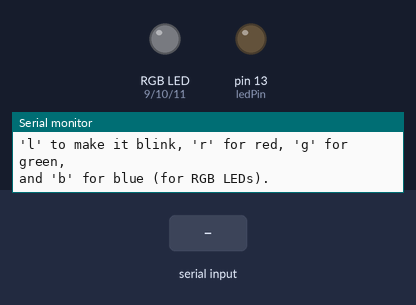
Bench run of a sketch on a simulated Arduino Uno, built with avr-gcc and run on an emulated ATmega328P. Parts: an RGB LED mixed from three pins (HIGH = lit), output pins drawn as LEDs (lit = HIGH), the last lines printed to the serial monitor. The test bench sets the inputs (shaded band).

Above: at 1.3 s.
1.4 s: "l" received over Serial
At 2.2 s:
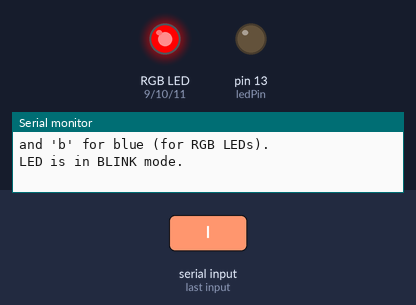
4.4 s: "b" received over Serial
At 5.6 s:
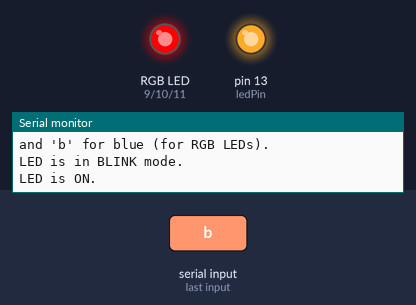
5.9 s: "g" received over Serial
At 6.9 s:
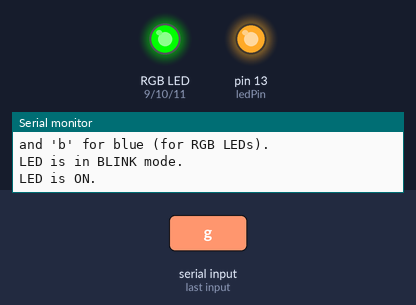
7.4 s: "l" received over Serial
At 8.8 s:
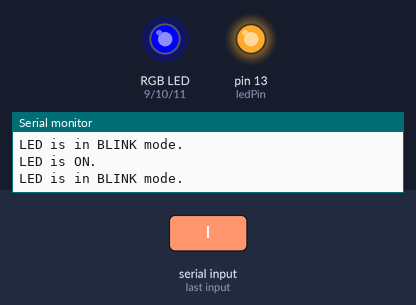
10.4 s: "r" received over Serial
At 11.5 s:
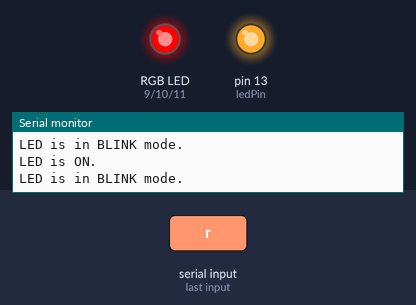
Timing chart, 0 to 12.9 s (numbered marks = the images above; inputs shaded):
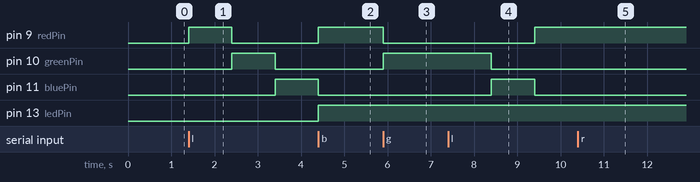

The sketch:

BlinkContoller.ino
```cpp
/*
  Merged Blink Controller with Color Changing

  Examples using the character Blink Controller.
  Send letter 'b' to turn the LED on, 'q' to turn it off, 'l' to make it blink,
  'r' for red, 'g' for green, and 'b' for blue (for RGB LEDs).

  created 20 Sep 2023
  by Collins Omondi

  This example code is available on GitHub:
  https://github.com/C-o-m-o-n/blinkController
*/

const int ledPin = LED_BUILTIN; // Replace with your LED pin
const int redPin = 9;           // Red pin of the RGB LED
const int greenPin = 10;        // Green pin of the RGB LED
const int bluePin = 11;         // Blue pin of the RGB LED
bool ledState = LOW;
bool blinkMode = false;
unsigned long previousMillis = 0;
const long interval = 1000; // Blink interval in milliseconds

void setup() {
  Serial.begin(9600);
  pinMode(ledPin, OUTPUT);
  pinMode(redPin, OUTPUT);
  pinMode(greenPin, OUTPUT);
  pinMode(bluePin, OUTPUT);
  Serial.println("Hello, welcome to the Blink Controller!\n");
  Serial.println("Send 'b' to turn the LED on, 'q' to turn it off,");
  Serial.println("'l' to make it blink, 'r' for red, 'g' for green,");
  Serial.println("and 'b' for blue (for RGB LEDs).\n");
}

void loop() {
  if (Serial.available() > 0) {
    char thisChar = Serial.read();
    thisChar = toLowerCase(thisChar); // Convert to lowercase for case-insensitivity

    if (thisChar == 'b') {
      digitalWrite(ledPin, HIGH);
      ledState = HIGH;
      Serial.println("LED is ON.\n");
      blinkMode = false;
    } else if (thisChar == 'q') {
      digitalWrite(ledPin, LOW);
      ledState = LOW;
      Serial.println("LED is OFF.\n");
      blinkMode = false;
    } else if (thisChar == 'l') {
      Serial.println("LED is in BLINK mode.\n");
      blinkMode = true;
    } else if (thisChar == 'r') {
      setColor(255, 0, 0); // Set color to red (for RGB LEDs)
      blinkMode = false;
    } else if (thisChar == 'g') {
      setColor(0, 255, 0); // Set color to green (for RGB LEDs)
      blinkMode = false;
    } else if (thisChar == 'b') {
      setColor(0, 0, 255); // Set color to blue (for RGB LEDs)
      blinkMode = false;
    } else if (isAlphaNumeric(thisChar)) {
      Serial.println("Invalid command. Please read the instructions.\n");
    }

    if (isWhitespace(thisChar)) {
      Serial.println("You sent a whitespace character. Please read the instructions.\n");
    }
  }

  // Handle blinking with color changing
  if (blinkMode) {
    unsigned long currentMillis = millis();
    if (currentMillis - previousMillis >= interval) {
      previousMillis = currentMillis;
      // Toggle between red, green, and blue (for RGB LEDs)
      static int colorIndex = 0;
      if (colorIndex == 0) {
        setColor(255, 0, 0); // Red
      } else if (colorIndex == 1) {
        setColor(0, 255, 0); // Green
      } else {
        setColor(0, 0, 255); // Blue
      }
      colorIndex = (colorIndex + 1) % 3;
    }
  }
}

// Function to set the RGB LED color
void setColor(int red, int green, int blue) {
  analogWrite(redPin, red);
  analogWrite(greenPin, green);
  analogWrite(bluePin, blue);
}
```

Measured:
- after the input at 1.4 s, pin 9 (redPin): LOW → HIGH at once, → LOW 1.0 s later; pin 10 (greenPin): LOW → HIGH after 1.0 s, → LOW 1.0 s later; pin 11 (bluePin): LOW → HIGH after 2.0 s
- after the input at 4.4 s, pin 9 (redPin): goes on until 4.4 s, then stays HIGH; pin 10 (greenPin): stays LOW (without the input it goes to HIGH after 1.0 s); pin 13 (ledPin): LOW → HIGH at once
- after the input at 5.9 s, pin 9 (redPin): HIGH → LOW at once; pin 10 (greenPin): LOW → HIGH at once
- after the input at 7.4 s, pin 9 (redPin): LOW → HIGH after 2.0 s; pin 10 (greenPin): HIGH → LOW after 1.0 s; pin 11 (bluePin): LOW → HIGH after 1.0 s, → LOW 1.0 s later
- after the input at 10.4 s, pin 9 (redPin): stays HIGH (without the input it goes to LOW after 0.00 s); pin 10 (greenPin): stays LOW (without the input it goes to HIGH after 0.00 s); pin 11 (bluePin): stays LOW (without the input it goes to HIGH after 1.0 s)
